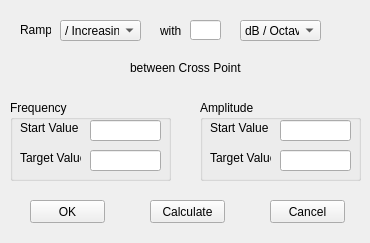
<?xml version="1.0" encoding="UTF-8"?>
<ui version="4.0">
 <class>Ramp</class>
 <widget class="QWidget" name="Ramp">
  <property name="geometry">
   <rect>
    <x>0</x>
    <y>0</y>
    <width>370</width>
    <height>243</height>
   </rect>
  </property>
  <property name="windowTitle">
   <string>Form</string>
  </property>
  <widget class="QLabel" name="label">
   <property name="geometry">
    <rect>
     <x>20</x>
     <y>22</y>
     <width>31</width>
     <height>16</height>
    </rect>
   </property>
   <property name="text">
    <string>Ramp</string>
   </property>
  </widget>
  <widget class="QComboBox" name="comboBox_ramp_incr_decr">
   <property name="geometry">
    <rect>
     <x>60</x>
     <y>20</y>
     <width>81</width>
     <height>21</height>
    </rect>
   </property>
   <item>
    <property name="text">
     <string>/ Increasing</string>
    </property>
   </item>
   <item>
    <property name="text">
     <string>Decreasing</string>
    </property>
   </item>
  </widget>
  <widget class="QLabel" name="label_2">
   <property name="geometry">
    <rect>
     <x>160</x>
     <y>20</y>
     <width>21</width>
     <height>21</height>
    </rect>
   </property>
   <property name="text">
    <string>with</string>
   </property>
  </widget>
  <widget class="QLineEdit" name="lineEdit_ramp_dB">
   <property name="geometry">
    <rect>
     <x>190</x>
     <y>20</y>
     <width>31</width>
     <height>20</height>
    </rect>
   </property>
  </widget>
  <widget class="QComboBox" name="comboBox_ramp_dec_oct">
   <property name="geometry">
    <rect>
     <x>240</x>
     <y>20</y>
     <width>81</width>
     <height>21</height>
    </rect>
   </property>
   <item>
    <property name="text">
     <string>dB / Octave</string>
    </property>
   </item>
   <item>
    <property name="text">
     <string>dB / Decade</string>
    </property>
   </item>
  </widget>
  <widget class="QLabel" name="label_3">
   <property name="geometry">
    <rect>
     <x>130</x>
     <y>60</y>
     <width>111</width>
     <height>16</height>
    </rect>
   </property>
   <property name="text">
    <string>between Cross Points:</string>
   </property>
  </widget>
  <widget class="QGroupBox" name="groupBox_ramp_freq">
   <property name="geometry">
    <rect>
     <x>10</x>
     <y>100</y>
     <width>161</width>
     <height>81</height>
    </rect>
   </property>
   <property name="title">
    <string>Frequency</string>
   </property>
   <widget class="QLabel" name="label_4">
    <property name="geometry">
     <rect>
      <x>10</x>
      <y>20</y>
      <width>61</width>
      <height>16</height>
     </rect>
    </property>
    <property name="text">
     <string>Start Value</string>
    </property>
   </widget>
   <widget class="QLineEdit" name="lineEdit_ramp_start_freq">
    <property name="geometry">
     <rect>
      <x>80</x>
      <y>20</y>
      <width>71</width>
      <height>21</height>
     </rect>
    </property>
   </widget>
   <widget class="QLabel" name="label_5">
    <property name="geometry">
     <rect>
      <x>10</x>
      <y>50</y>
      <width>61</width>
      <height>16</height>
     </rect>
    </property>
    <property name="text">
     <string>Target Value</string>
    </property>
   </widget>
   <widget class="QLineEdit" name="lineEdit_ramp_target_freq">
    <property name="geometry">
     <rect>
      <x>80</x>
      <y>50</y>
      <width>71</width>
      <height>21</height>
     </rect>
    </property>
   </widget>
  </widget>
  <widget class="QGroupBox" name="groupBox_ramp_amplitude">
   <property name="geometry">
    <rect>
     <x>200</x>
     <y>100</y>
     <width>161</width>
     <height>81</height>
    </rect>
   </property>
   <property name="title">
    <string>Amplitude</string>
   </property>
   <widget class="QLabel" name="label_6">
    <property name="geometry">
     <rect>
      <x>10</x>
      <y>20</y>
      <width>61</width>
      <height>16</height>
     </rect>
    </property>
    <property name="text">
     <string>Start Value</string>
    </property>
   </widget>
   <widget class="QLineEdit" name="lineEdit_ramp_start_ampl">
    <property name="geometry">
     <rect>
      <x>80</x>
      <y>20</y>
      <width>71</width>
      <height>21</height>
     </rect>
    </property>
   </widget>
   <widget class="QLabel" name="label_7">
    <property name="geometry">
     <rect>
      <x>10</x>
      <y>50</y>
      <width>61</width>
      <height>16</height>
     </rect>
    </property>
    <property name="text">
     <string>Target Value</string>
    </property>
   </widget>
   <widget class="QLineEdit" name="lineEdit_ramp_target_ampl">
    <property name="geometry">
     <rect>
      <x>80</x>
      <y>50</y>
      <width>71</width>
      <height>21</height>
     </rect>
    </property>
   </widget>
  </widget>
  <widget class="QPushButton" name="pushButton_ramp_ok">
   <property name="geometry">
    <rect>
     <x>30</x>
     <y>200</y>
     <width>75</width>
     <height>23</height>
    </rect>
   </property>
   <property name="text">
    <string>OK</string>
   </property>
  </widget>
  <widget class="QPushButton" name="pushButton_ramp_calc">
   <property name="geometry">
    <rect>
     <x>150</x>
     <y>200</y>
     <width>75</width>
     <height>23</height>
    </rect>
   </property>
   <property name="text">
    <string>Calculate</string>
   </property>
  </widget>
  <widget class="QPushButton" name="pushButton_ramp_cancel">
   <property name="geometry">
    <rect>
     <x>270</x>
     <y>200</y>
     <width>75</width>
     <height>23</height>
    </rect>
   </property>
   <property name="text">
    <string>Cancel</string>
   </property>
  </widget>
 </widget>
 <resources/>
 <connections>
  <connection>
   <sender>pushButton_ramp_cancel</sender>
   <signal>clicked()</signal>
   <receiver>Ramp</receiver>
   <slot>close()</slot>
   <hints>
    <hint type="sourcelabel">
     <x>311</x>
     <y>219</y>
    </hint>
    <hint type="destinationlabel">
     <x>309</x>
     <y>235</y>
    </hint>
   </hints>
  </connection>
 </connections>
</ui>
